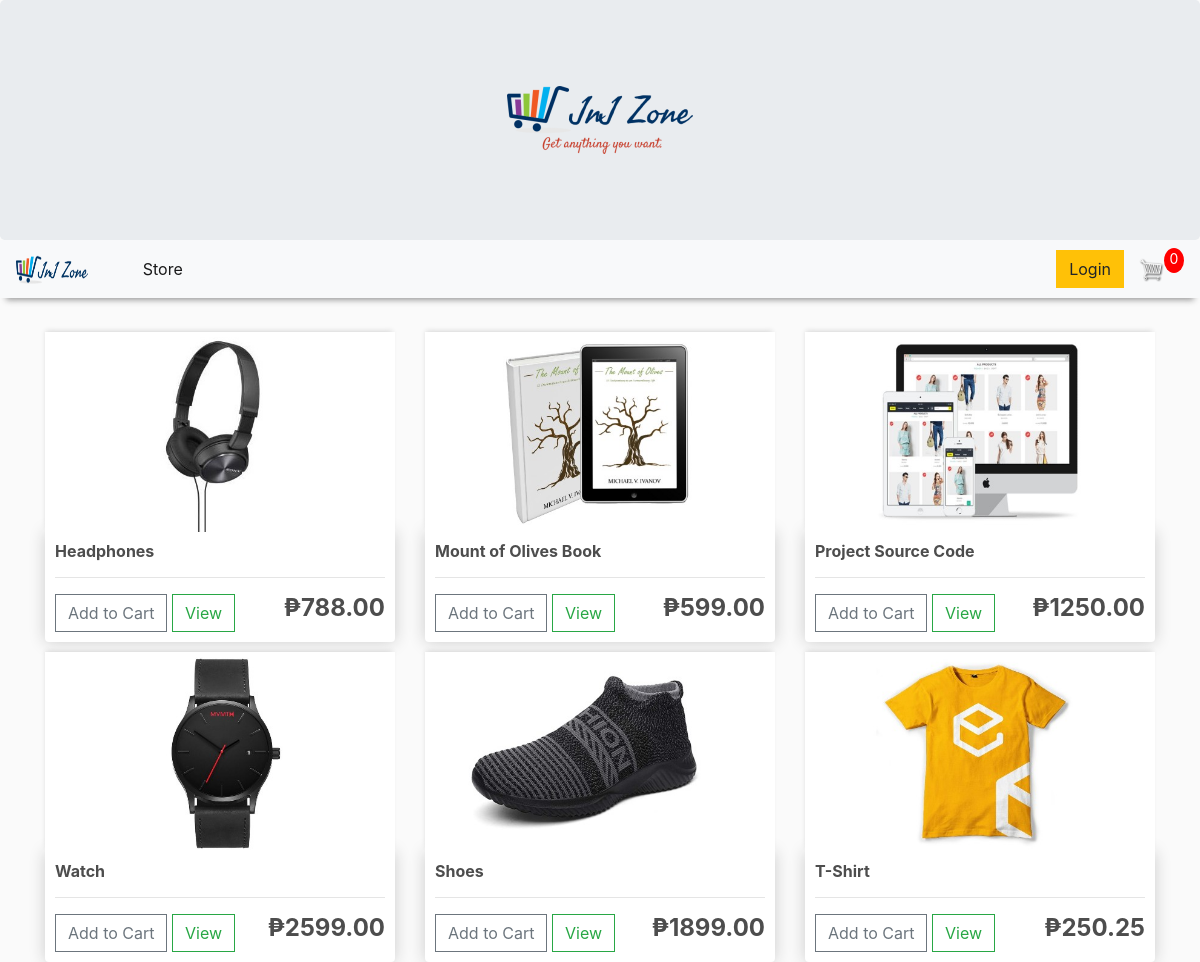
The page / on the database its author committed.
### store/models.py (models this page shows, shortened)
class Product(models.Model):
	name = models.CharField(max_length=200, null=True)
	price = models.FloatField()
	digital = models.BooleanField(default=False, null=True, blank=False)
	image = models.ImageField(null=True, blank=True)
	@property
	def imageURL(self):
		try:
			url = self.image.url
		except:
			url = ''
		return url

### store/views.py (the view)
# urls.py: path('', include('store.urls')),
def store(request):
	if request.user.is_authenticated:
		customer = request.user.customer
		order, created = Order.objects.get_or_create()
		items = order.orderitem_set.all()
		cartItems = order.get_cart_items
	else:
		items = []
		order = {'get_cart_total':0, 'get_cart_items':0, 'shipping': False}
		cartItems = order['get_cart_items']
	products = Product.objects.all()
	context = {'products': products, 'cartItems': cartItems}
	return render(request, 'store/store.html', context)

### store/templates/store/store.html
{% extends 'store/main.html' %}
{% load static %}
{% block content %}
	<div class="row">
		{% for product in products %}
		<div class="col-lg-4">
			<img class="thumbnail" src="{{product.imageURL}}">
			<div class="box-element product">
				<h6><strong>{{ product.name }}</strong></h6>
				<hr>
				<button data-product="{{product.id}}" data-action="add" class="btn btn-outline-secondary add-btn update-cart">Add to Cart</button>
				<a class="btn btn-outline-success" href="#">View</a>
				<h4 style="display: inline-block; float: right"><strong>&#8369;{{ product.price|floatformat:2 }}</strong></h4>
			</div>
		</div>
		{% endfor %}
	</div>
{% endblock content %}

### store/templates/store/main.html (shortened to what this page needs)
<!DOCTYPE html>
{% load static %}
<html>
<head>
	<link rel="stylesheet" href="https://stackpath.bootstrapcdn.com/bootstrap/4.4.1/css/bootstrap.min.css">
	<link rel="stylesheet" type="text/css" href="{% static 'css/main.css' %}">
</head>
<body>
{% block jumbotron %}
<div class="jumbotron" style="margin-bottom: 0px; text-align: center;">
  <img id="jumbotron_banner" src="{% static 'images/jumbotron_banner.png' %}">
</div>
{% endblock jumbotron %}
<nav class="navbar navbar-expand-lg sticky-top navbar-light bg-light">
  <a class="navbar-brand" href="{% url 'store' %}">
    <img id="logo" src="{% static 'images/logo.png' %}">
  </a>
  <div class="collapse navbar-collapse" id="navbarSupportedContent">
    <ul class="navbar-nav mr-auto">
      <li class="nav-item active">
        <a class="nav-link" href="{% url 'store' %}">Store <span class="sr-only">(current)</span></a>
      </li>
    </ul>
    <div class="form-inline my-2 my-lg-0">
     	<a href="#"class="btn btn-warning">Login</a>
     	<a href="{% url 'cart' %}">
    		<img  id="cart-icon" src="{% static 'images/cart.png' %}">
    	</a>
    	<p id="cart-total">{{cartItems}}</p>
    </div>
  </div>
</nav>
	<div class="container">
	<br>
	{% block content %}
	{% endblock content %}
	</div>
</body>
</html>

### static/css/main.css (style rules this page uses)
body { background-color: hsl(0, 0%, 98%); }
h1,h2,h3,h4,h5,h6 { color:hsl(0, 0%, 30%); }
.navbar { -webkit-box-shadow: 0 8px 6px -6px #999; -moz-box-shadow: 0 8px 6px -6px #999; box-shadow: 0 8px 6px -6px #999; }
.box-element { box-shadow:hsl(0, 0%, 80%) 0 0 16px; background-color: #fff; border-radius: 4px; padding: 10px; }
.thumbnail { width: 100%; height: 200px; -webkit-box-shadow: -1px -3px 5px -2px rgba(214,214,214,1); -moz-box-shadow: -1px -3px 5px -2px rgba(214,214,214,1); box-shadow: -1px -3px 5px -2px rgba(214,214,214,1); }
.product { border-radius: 0 0 4px 4px; }
#logo { width: 70%; height: 30px; }
#cart-icon { width:25px; display: inline-block; margin-left: 15px; }
#cart-total { display: block; text-align: center; color:#fff; background-color: red; width: 20px; height: 25px; border-radius: 50%; font-size: 14px; }
.col-lg-4 { margin-top: 10px; }
.btn { border-radius: 0; }

### rows shown on the page
Product: imageURL (picture), name "Headphones", price "788.00"
Product: imageURL (picture), name "Mount of Olives Book", price "599.00"
Product: imageURL (picture), name "Project Source Code", price "1250.00"
Product: imageURL (picture), name "Watch", price "2599.00"
Product: imageURL (picture), name "Shoes", price "1899.00"
Product: imageURL (picture), name "T-Shirt", price "250.25"

### other values the page prints
{{ cartItems }} "0"
